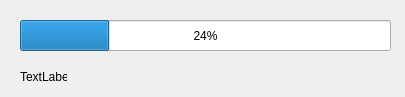
<?xml version="1.0" encoding="UTF-8"?>
<ui version="4.0">
 <class>drinkProgress</class>
 <widget class="QWidget" name="drinkProgress">
  <property name="geometry">
   <rect>
    <x>0</x>
    <y>0</y>
    <width>405</width>
    <height>97</height>
   </rect>
  </property>
  <property name="windowTitle">
   <string>Form</string>
  </property>
  <widget class="QProgressBar" name="progressBar">
   <property name="geometry">
    <rect>
     <x>20</x>
     <y>20</y>
     <width>371</width>
     <height>31</height>
    </rect>
   </property>
   <property name="value">
    <number>24</number>
   </property>
  </widget>
  <widget class="QLabel" name="label">
   <property name="geometry">
    <rect>
     <x>20</x>
     <y>70</y>
     <width>47</width>
     <height>13</height>
    </rect>
   </property>
   <property name="text">
    <string>TextLabel</string>
   </property>
  </widget>
 </widget>
 <resources/>
 <connections/>
</ui>
